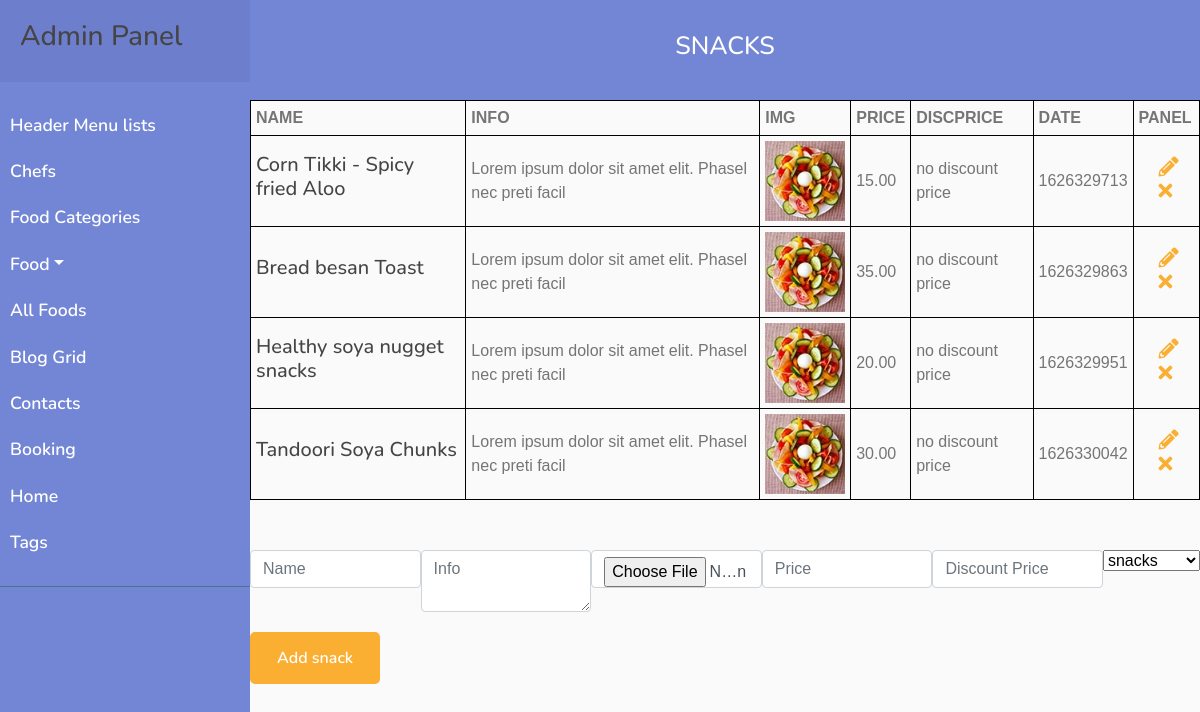
/php/admin/snacks.php?catId=2, run on an earlier commit of the app's database.
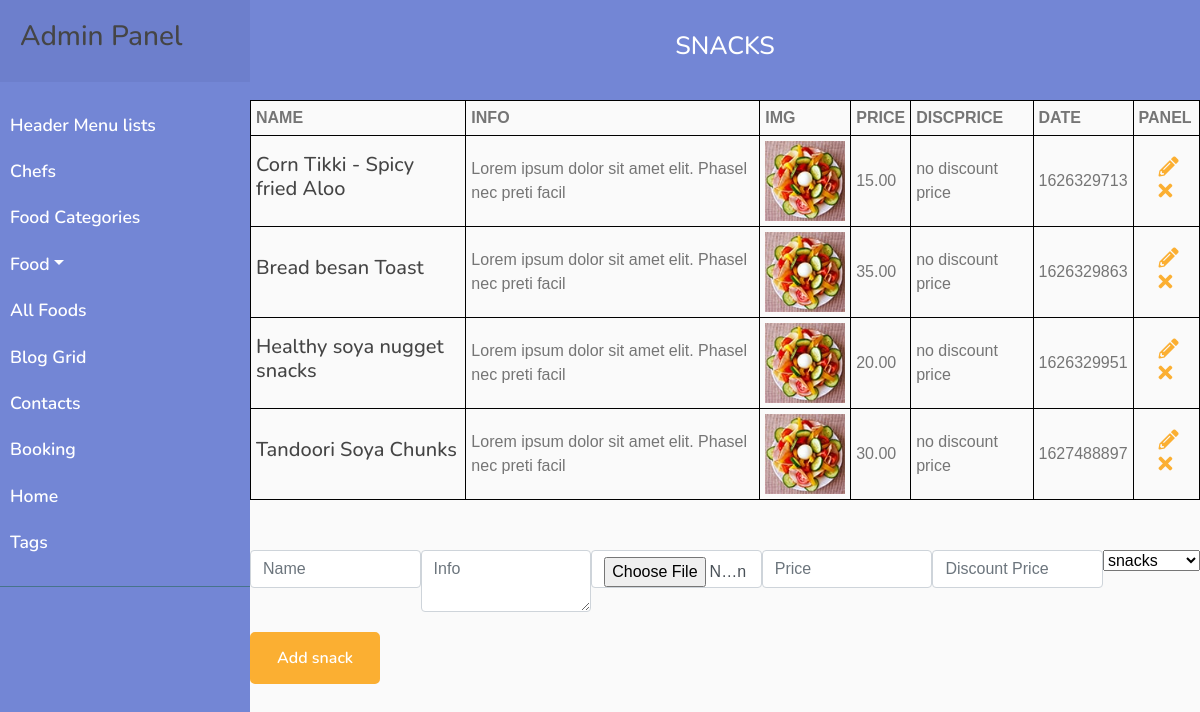
And on a later commit of the database.
### tables this page shows
CREATE TABLE `all_foods` (
  `id` int(16) NOT NULL,
  `name` varchar(128) NOT NULL,
  `info` text NOT NULL,
  `img` varchar(128) NOT NULL,
  `price` varchar(16) NOT NULL,
  `discPrice` varchar(16) NOT NULL,
  `categories_id` int(16) NOT NULL,
  `date` int(32) NOT NULL
);

### php/admin/snacks.php (the view, shortened to what the changed rows need)
<!DOCTYPE html>
<html lang="en">
<head>
    <link href="https://stackpath.bootstrapcdn.com/bootstrap/4.4.1/css/bootstrap.min.css" rel="stylesheet">
    <link href="https://cdnjs.cloudflare.com/ajax/libs/font-awesome/5.10.0/css/all.min.css" rel="stylesheet">
    <link href="../../lib/animate/animate.min.css" rel="stylesheet">
    <link href="../../lib/owlcarousel/assets/owl.carousel.min.css" rel="stylesheet">
    <link href="../../lib/flaticon/font/flaticon.css" rel="stylesheet">
    <link href="../../lib/tempusdominus/css/tempusdominus-bootstrap-4.min.css" rel="stylesheet" />
    <link href="../../css/style.css" rel="stylesheet">
</head>
<body>
    <div class="admin">
        <?php
        require_once "../../components/adminFoodNav.php";
        ?>
        <div class="admin__section admin__section_header-list">
            <div class="admin__section_content">
                <div class="admin__section_content">
                    <div class="admin__burgers">
                        <table class="admin__table">
                            <tr>
                                <th class="admin__table_title">name</th>
                                <th class="admin__table_title">info</th>
                                <th class="admin__table_title">img</th>
                                <th class="admin__table_title">price</th>
                                <th class="admin__table_title">discPrice</th>
                                <th class="admin__table_title">date</th>
                                <th class="admin__table_title">panel</th>
                            </tr>
                            <?php
                            $query = "SELECT * FROM all_foods WHERE categories_id = $_GET[catId]";
                            $result = mysqli_query($mysqli, $query);
                            while ($row = mysqli_fetch_assoc($result)) {
                            ?>
                                <tr class="admin__section_item">
                                    <td class="admin__section_item_td">
                                        <h3 class="admin__section_item_name">
                                            <?php echo $row['name'] ?>
                                        </h3>
                                    </td>
                                    <td class="admin__section_item_td">
                                        <?php echo $row['info'] ?>
                                    </td>
                                    <td class="admin__section_item_td">
                                        <div class="admin__section_img">
                                            <img src="../../img/foods/<?php echo $row['img'] ?>" alt="<?php echo $row['name'] ?>">
                                        </div>
                                    </td>
                                    <td class="admin__section_item_td">
                                        <?php echo $row['price'] ?>
                                    </td>
                                    <td class="admin__section_item_td">
                                        <?php echo $row['discPrice'] ? $row['discPrice'] : "no discount price" ?>
                                    </td>
                                    <td class="admin__section_item_td">
                                        <?php echo $row['date'] ?>
                                    </td>
                                    <td class="admin__section_item_td">
                                        <a href="?catId=<?php echo $_GET["catId"] ?>&id=<?php echo $row["id"] ?>">
                                            <i class="example__class admin__icon fas fa-pencil-alt"></i>
                                        </a>
                                        <a href="./allFoods/remove.php?id=<?php echo $row["id"] ?>">
                                            <i class="admin__icon fas fa-times"></i>
                                        </a>
                                    </td>
                                </tr>
                            <?php } ?>
                        </table>
                    </div>
                </div>
            </div>
        </div>
    </div>
</body>
</html>

What changed in the data, as far as the page shows it:
changed all_foods "Tandoori Soya Chunks": date "1626330042" → "1627488897"
